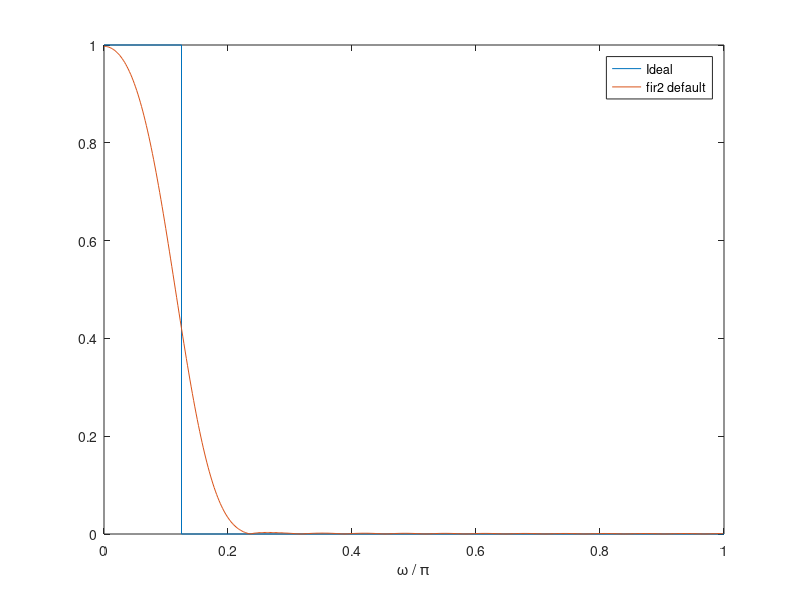

This figure's MATLAB source: (Note: this script raises an error after producing the figure.)
%% 
f = [0 0.125 0.125 1];
m = [1 1 0 0];

b1 = fir2(30,f,m);
[h1,w] = freqz(b1,1);

plot(f,m,w/pi,abs(h1))
xlabel('\omega / \pi')
lgs = {'Ideal','fir2 default'};
legend(lgs)

fvtool(b1)